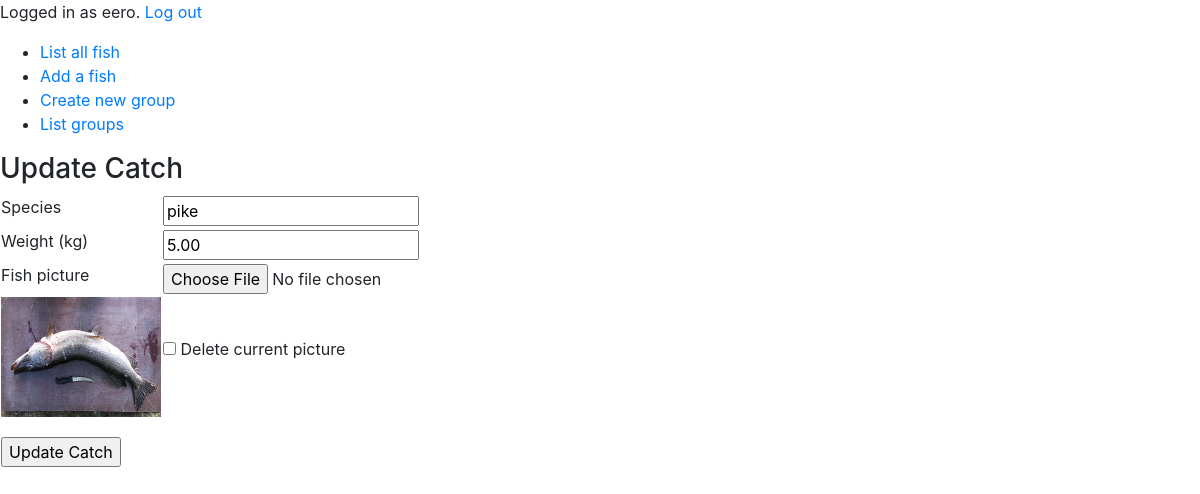
The app's page /fish/2/update (signed in) with its own data.
### application/auth/models.py (models this page shows, shortened)
class User(Base):
    __tablename__ = "account"
    username = db.Column(db.String(144), unique=True, nullable=False)
    password = db.Column(db.String(144), nullable=False)
    groups = db.relationship('Group', secondary=groups, backref=db.backref('accounts', lazy=True))
    fish = db.relationship("Fish",backref='account',lazy=True)

### application/fish/models.py (models this page shows, shortened)
class Fish(Base):
    species = db.Column(db.String(144), nullable=False)
    weight = db.Column(db.Numeric(precision=4, asdecimal=False, decimal_return_scale=None))
    image_file = db.Column(db.String(20))
    account_id = db.Column(db.Integer, db.ForeignKey('account.id'),
                            nullable=False)

### application/fish/views.py (the view)
@app.route("/fish/<int:fish_id>/update", methods=['GET', 'POST'])
@login_required
def fish_update(fish_id):
    fish = Fish.query.get_or_404(fish_id)
    user = User.query.get_or_404(fish.account_id)
    print(user.username)
    print("CHECK ", request.form.get('delete-picture'))
    if user.id != current_user.id:
        abort(403)
    form = FishForm()
    if form.validate_on_submit():
        fish.species = form.species.data
        fish.weight = form.weight.data
        if request.form.get('delete-picture'):
            fish_picture_delete(fish_id)
            return redirect(url_for('fish_view', fish_id=fish.id))
        if not form.picture.data:
            db.session.commit()
            return redirect(url_for('fish_view', fish_id=fish.id))
        id = int(fish_id)-1
        fish_id = str(id)
        delete_picture(fish.image_file)
        picture_file = save_picture(form.picture.data,fish_id)
        print("PIC_FILE ",picture_file )
        fish.image_file = picture_file
        print("FISH ID ",fish_id)
        db.session.delete(fish)
        db.session.add(fish)
        db.session.commit()
        flash('Your Catch has been updated!', 'success')
        return redirect(url_for('fish_view', fish_id=fish.id))
    elif request.method == 'GET':
        form.species.data = fish.species
        form.weight.data = fish.weight
        print("FISH ID ",fish_id)
    if fish.image_file is None:
        picture = ""
        return render_template("fish/new.html", fish = fish, form=form, picture = picture,
                        title='Update Catch', legend='Update Catch', value='Update Catch')
    picture = url_for('static', filename='pictures/'+ fish.image_file)
    return render_template("fish/new.html", fish = fish, form=form, picture = picture,
                           title='Update Catch', legend='Update Catch', value='Update Catch')

### application/fish/forms.py
class FishForm(FlaskForm):
    species = StringField("Species", [validators.Length(min=2)])
    weight = DecimalField("Weight (kg)")
    picture = FileField('Fish picture',validators=[FileAllowed(['jpg','png'])])
    class Meta:
        csrf = False

### application/__init__.py (called while the page is built)
@app.after_request
def add_header(response):
    response.headers['Cache-Control'] = 'no-store, no-cache, must-revalidate, post-check=0, pre-check=0, max-age=0'
    response.headers['Pragma'] = 'no-cache'
    response.headers['Expires'] = '-1'
    return response

@login_manager.user_loader
def load_user(user_id):
    return User.query.get(user_id)

### application/templates/fish/new.html (shortened to what this page needs)
{% extends "layout.html" %}
{% block body %}
<form method="POST" action="" enctype="multipart/form-data">
  <h3>{{ legend }}</h3>
  <table>
    <tr>
      <td>
        {{ form.species.label }}
      </td>
      <td>
        {{ form.species }}
      </td>
      <td>
      </td>
    </tr>
    <tr>
      <td>
        {{ form.weight.label }}
      </td>
      <td>
        {{ form.weight }}
      </td>
      <td>
      </td>
    </tr>
    <tr>
      <td>
        {{ form.picture.label }}
      </td>
      <td>
        {{ form.picture }}
      </td>
      {% if not "new" in request.path %}
      {% if not fish == undefined %}
    <tr>
      <td>
        <img src="{{ picture }}" height="120" width="160" alt="Current Fish image">
      </td>
      <td>
        <p><input type="checkbox" name="delete-picture"/> Delete current picture</p>
      </td>
    </tr>
    {% endif %}
    {% endif %}
    <td>
    </td>
    </tr>
    <tr>
      <td colspan="3">
        <input type="submit" value="{{ value }}" />
      </td>
    </tr>
</form>
{% endblock %}

### application/templates/layout.html (shortened to what this page needs)
<!DOCTYPE html>
<html>
<head>
  <link rel="stylesheet" href="https://maxcdn.bootstrapcdn.com/bootstrap/4.0.0/css/bootstrap.min.css">
</head>
<body>
  {% if current_user.is_authenticated %}
  <p>
  Logged in as {{ current_user.username }}. <a href="{{ url_for('auth_logout') }}">Log out</a>
  </p>
  {% else %}
  <a href="{{ url_for('auth_login') }}">Log in</a>
  <a href="{{ url_for('auth_signup') }}">Sign up</a>
  {% endif %}
  <ul>
    <li><a href="{{ url_for('fish_index') }}">List all fish</a></li>
    <li><a href="{{ url_for('fish_new') }}">Add a fish</a></li>
    <li><a href="{{ url_for('group_new') }}">Create new group</a></li>
    <li><a href="{{ url_for('group_index') }}">List groups</a></li>
  </ul>
  {% block body %}{% endblock %}
</body>
</html>

### records on screen
User: username "eero"
Fish: species "pike", weight "5.00"

### other values on screen
{{ legend }} "Update Catch"
